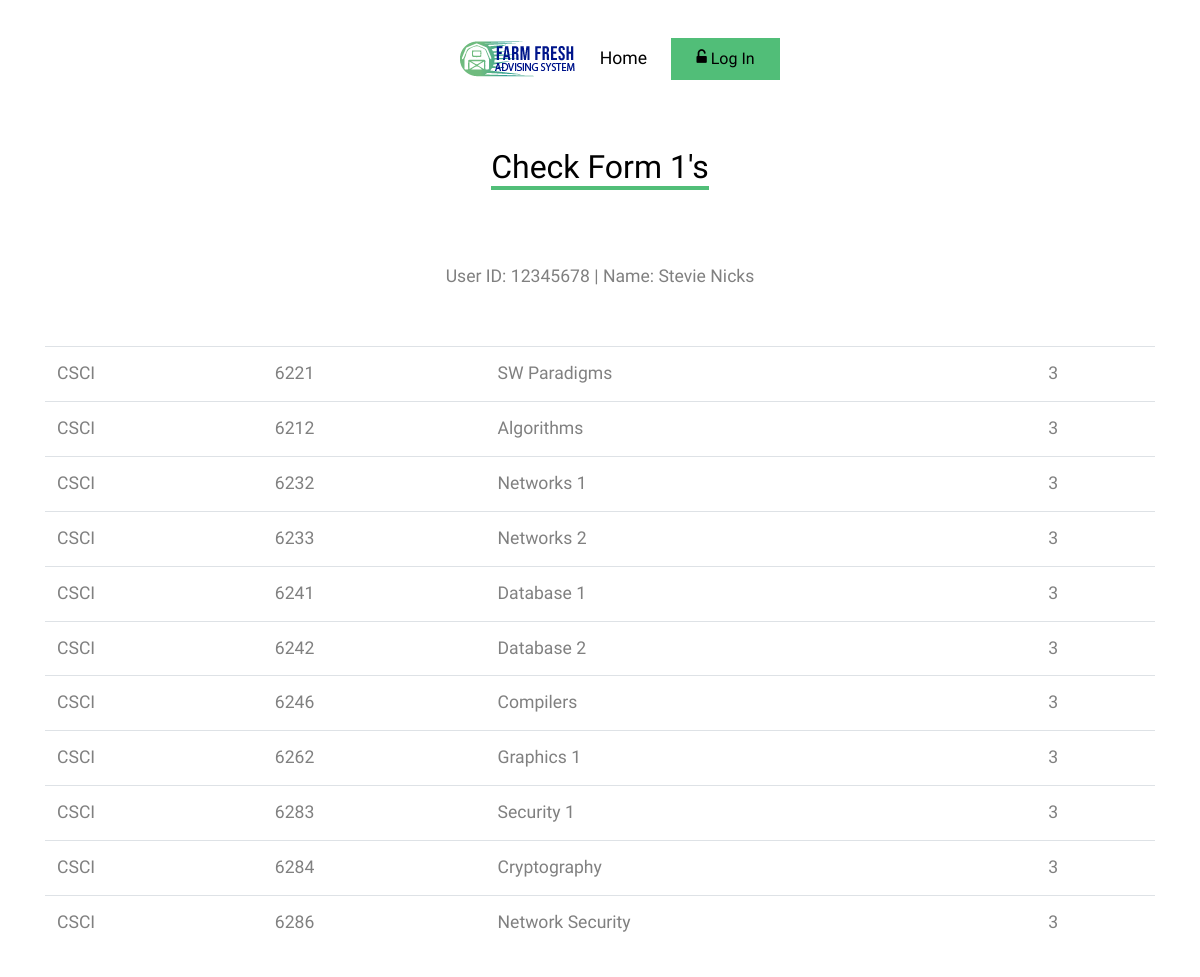
Page /ADS/Webpages/checkform1.php?uid=12345678 on the earlier database version.
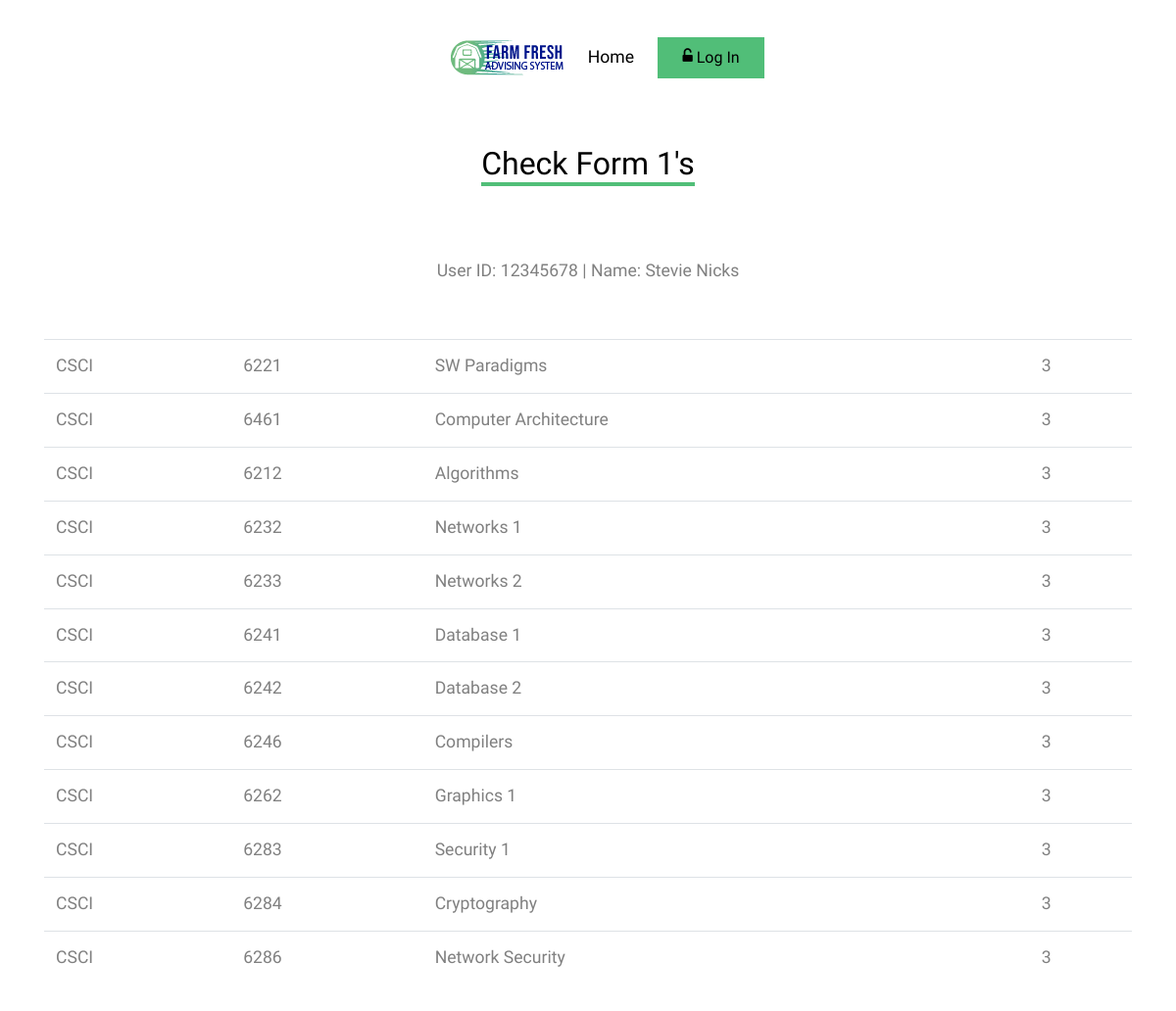
Same page on the later database version.
### tables this page shows
create table student(
u_id int NOT NULL,
fname varchar(20) NOT NULL,
lname varchar(20) NOT NULL,
addr varchar(50) NOT NULL,
email varchar(30) NOT NULL,
major varchar(20) NOT NULL,
degree varchar(3),
gpa decimal(3,2),
gradapp int,
form1status int,
advisor int,
primary key (u_id),
foreign key (u_id) references users(id)
);

create table form1(
    f1_id int,
    dept varchar(4),
    cno int,
    primary key (f1_id, dept, cno),
    foreign key (f1_id) references student(u_id)
);

CREATE TABLE catalog(
c_id int AUTO_INCREMENT,
department varchar(20) NOT NULL,
c_no int NOT NULL,
title varchar(30) NOT NULL,
credits int NOT NULL,
primary key (c_id)
);

### ADS/Webpages/checkform1.php (the view, shortened to what this page needs)
<?php
	require_once('header.php');
	$dbc = mysqli_connect(DB_HOST, DB_USER, DB_PASSWORD, DB_NAME);
?>
<div class="site-section">
    <div class="container">
		<div class="row mb-4 justify-content-center text-center">
          	<div class="col-lg-4 mb-4">
            	<h2 class="section-title-underline mb-4">
              		<span>Check Form 1's</span>
            	</h2>
          	</div>
		</div>
	<?php
    $uid = $_GET['uid'];
	echo '<table class="table">';
	if ($_SESSION['acc_type'] == 4) {
		$query = "SELECT * FROM student WHERE u_id = '$uid' AND advisor='" . $_SESSION['user_id'] . "'";
	}
	else {
		$query = "SELECT * FROM student WHERE u_id = '$uid'";
	}
	$data = mysqli_query($dbc, $query);
	$studentinfo = mysqli_fetch_array($data);
	echo '<div class="row mb-4 justify-content-center text-center">';
	echo "User ID: ".$studentinfo['u_id']." | Name: " . $studentinfo['fname'] . " " . $studentinfo['lname'];
	echo '</div>';
	$query = "SELECT * FROM form1 f, catalog c WHERE c.c_no = f.cno AND f.dept = c.department AND f.f1_id='" . $studentinfo[0] . "'";
        $data1 = mysqli_query($dbc, $query);
	echo "<br />";
        while($row = mysqli_fetch_array($data1)) {
			  echo "<tr><td>".$row['dept'] . "</td><td>".  $row['cno'] . "</td><td>".  $row['title'] . "</td><td>".  $row['credits'] ."</td></tr>";
        }
	?>
  <?php
echo '</table>';
?>
</div>
</div>

### ADS/Webpages/header.php (shortened to what this page needs)
<!DOCTYPE html>
<html lang="en">
<head>
  <link rel="stylesheet" href="fonts/icomoon/style.css">
  <link rel="stylesheet" href="css/bootstrap.min.css">
  <link rel="stylesheet" href="css/jquery-ui.css">
  <link rel="stylesheet" href="css/owl.carousel.min.css">
  <link rel="stylesheet" href="css/owl.theme.default.min.css">
  <link rel="stylesheet" href="css/owl.theme.default.min.css">
  <link rel="stylesheet" href="css/jquery.fancybox.min.css">
  <link rel="stylesheet" href="css/bootstrap-datepicker.css">
  <link rel="stylesheet" href="fonts/flaticon/font/flaticon.css">
  <link rel="stylesheet" href="css/aos.css">
  <link href="css/jquery.mb.YTPlayer.min.css" media="all" rel="stylesheet" type="text/css">
  <link rel="stylesheet" href="css/style.css">
</head>
<body data-spy="scroll" data-target=".site-navbar-target" data-offset="300">
  <div class="site-wrap">
    <header class="site-navbar py-4 js-sticky-header site-navbar-target" role="banner">
      <div class="container">
        <div class="d-flex align-items-center">
          <div class="mx-auto">
            <nav class="site-navigation position-relative text-right" role="navigation">
              <ul class="site-menu main-menu js-clone-nav mr-auto d-none d-lg-block">
                <li>
                <div class="site-logo">
                  <a href="superindex.php" class="d-block">
                  <img src="images/logotry3.png" alt="Image" class="img-fluid" height="100" width="115">
                  </a>
                </div>
                </li>
                <li>
                  <a href="superindex.php" class="nav-link text-left">Home</a>
                </li>
  <?php
          if (!isset($_SESSION['acc_type'])) {
            echo'<li>
            <a href="login.php" class="small btn btn-primary px-4 py-2 rounded-0"><span class="icon-unlock-alt"></span> Log In </a>
            </li>';
          }
          else {
            echo'<li>
            <a href="logout.php" style="Color: #FFFFFF;" class="small btn btn-primary rounded-2 px-4 py-2">Logout</a>
            </li>';
          }
  ?>
        </nav>
      </div>
    </div>
  </div>
</header>
</body>
</html>

### ADS/Webpages/css/style.css (style rules this page uses)
body { line-height: 1.7; color: gray; font-weight: 300; font-size: 1.1rem; }
a { -webkit-transition: .3s all ease; -o-transition: .3s all ease; transition: .3s all ease; }
h1, h2, h3, h4, h5, .h1, .h2, .h3, .h4, .h5 { font-family: "Muli", -apple-system, BlinkMacSystemFont, "Segoe UI", Roboto, "Helvetica Neue", Arial, sans-serif, "Apple Color Emoji", "Segoe UI Emoji", "Segoe UI Symbol", "Noto Color Emoji"; }
.site-wrap:before { display: none; -webkit-transition: .3s all ease-in-out; -o-transition: .3s all ease-in-out; transition: .3s all ease-in-out; background: rgba(0, 0, 0, 0.6); content: ""; position: absolute; z-index: 2000; top: 0; left: 0; right: 0; bottom: 0; opacity: 0; visibility: hidden; }
.site-section { padding: 2.5em 0; }
@media (min-width: 768px) { .site-section { padding: 5em 0; } }
.site-logo { position: relative; font-weight: 900; font-size: 1.3rem; }
.site-logo a { color: #000; }
.site-navbar { margin-bottom: 0px; z-index: 1999; position: absolute; width: 100%; }
.site-navbar .site-navigation .site-menu { margin-bottom: 0; }
.site-navbar .site-navigation .site-menu a { text-decoration: none !important; display: inline-block; }
.site-navbar .site-navigation .site-menu > li { display: inline-block; }
.site-navbar .site-navigation .site-menu > li > a { padding: 20px 20px; color: #000; display: inline-block; text-decoration: none !important; }
.sticky-wrapper .site-navbar { -webkit-transition: .3s all ease; -o-transition: .3s all ease; transition: .3s all ease; background: #fff; }
.sticky-wrapper .site-navbar .site-logo a { color: #000; }
.sticky-wrapper .site-navbar .site-menu > li { display: inline-block; }
.section-title-underline { color: #000; }
.section-title-underline span { display: inline-block; border-bottom: 4px solid #51be78; }

Differences in the rows shown:
added form1: dept "CSCI", cno "6461", catalog.title "Computer Architecture", catalog.credits "3"
